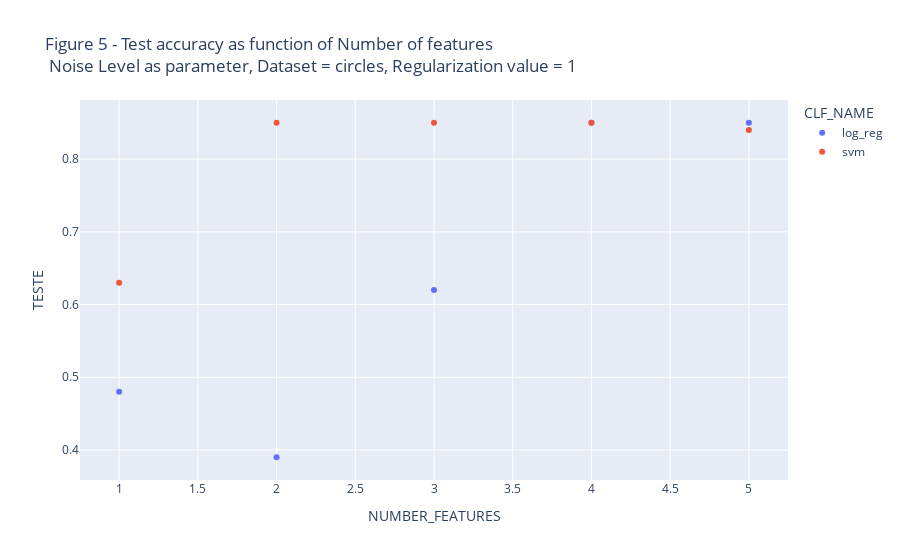

Source (notebook cell):
### Code cell
results5_circle = results5[results5['DS_NAME']=='circles']
px.scatter(results5_circle.reset_index(), x='NUMBER_FEATURES',y='TESTE', color='CLF_NAME',log_x=False,
           title="Figure 5 - Test accuracy as function of Number of features<br> Noise Level as parameter, Dataset = circles, Regularization value = 1")

### Figure 1 — Plotly figure (JSON) as saved in the notebook; plotly's stock layout.template omitted (floating-point values rounded to 4 significant figures)
{"data": [{"hovertemplate": "CLF_NAME=log_reg<br>NUMBER_FEATURES=%{x}<br>TESTE=%{y}<extra></extra>", "legendgroup": "log_reg", "marker": {"color": "#636efa", "symbol": "circle"}, "mode": "markers", "name": "log_reg", "orientation": "v", "showlegend": true, "type": "scatter", "x": [1, 2, 3, 4, 5], "xaxis": "x", "y": [0.48, 0.39, 0.62, 0.85, 0.85], "yaxis": "y"}, {"hovertemplate": "CLF_NAME=svm<br>NUMBER_FEATURES=%{x}<br>TESTE=%{y}<extra></extra>", "legendgroup": "svm", "marker": {"color": "#EF553B", "symbol": "circle"}, "mode": "markers", "name": "svm", "orientation": "v", "showlegend": true, "type": "scatter", "x": [1, 2, 3, 4, 5], "xaxis": "x", "y": [0.63, 0.85, 0.85, 0.85, 0.84], "yaxis": "y"}], "layout": {"autosize": true, "legend": {"title": {"text": "CLF_NAME"}, "tracegroupgap": 0}, "title": {"text": "Figure 5 - Test accuracy as function of Number of features<br> Noise Level as parameter, Dataset = circles, Regularization value = 1"}, "xaxis": {"anchor": "y", "autorange": true, "domain": [0, 1], "range": [0.7574, 5.243], "title": {"text": "NUMBER_FEATURES"}, "type": "linear"}, "yaxis": {"anchor": "x", "autorange": true, "domain": [0, 1], "range": [0.352, 0.888], "title": {"text": "TESTE"}, "type": "linear"}}}
